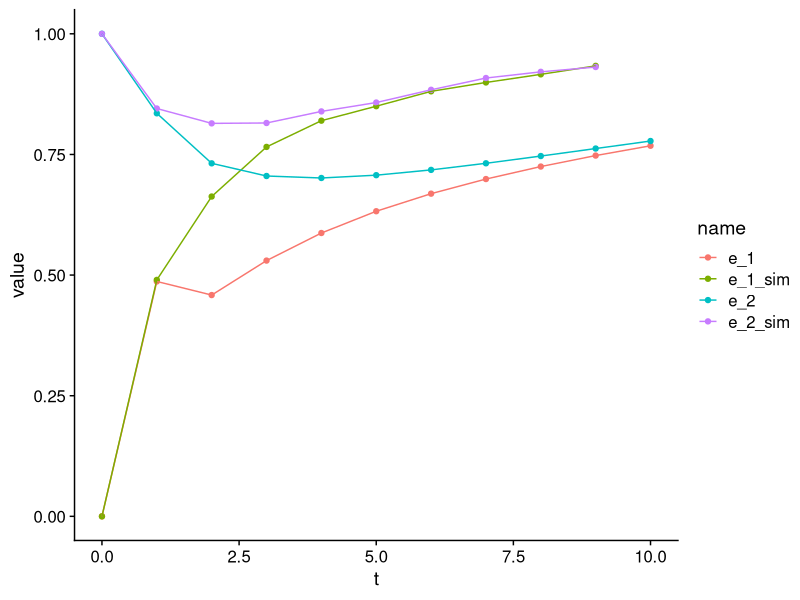

Recreate this plot in R.

# r code ------------------------------------------------------------------


library(tidyverse)
library(cowplot)
theme_set(cowplot::theme_cowplot())
# functions

# offspring functions for type 1 and type 2 with poisson 
# degree dist
g_X_1 <- function(s1, s2, lin, lout, pin) {
  ans <- exp(lin * pin * (s1-1)) * exp(lout * pin * (s2-1))
  return(ans)
}

g_X_2 <- function(s1, s2, lin, lout, pin) {
  ans <- exp(lin * pin * (s2-1)) * exp(lout * pin * (s1-1))
  return(ans)
}

# initial conditions, we always start with a seed from com 1
gic_1 <- function(s1, s2) s1

# pgf for the number of nodes at time t
G_N_t <- function(s1, s2, t, lin, lout, pin){
  if(t > 0){ # have to iterate the pgf at least one
    for(t_i in t:1){ # iterate the function t times
      new_s1 <- g_X_1(s1, s2, lin, lout, pin)
      new_s2 <- g_X_2(s1, s2, lin, lout, pin)
      s1 <- new_s1
      s2 <- new_s2
    }
  }
  
  ans = gic_1(s1, s2) # apply initial conditions
  return(ans)
}

# pgf for for N(t) > 0
G_Y_t <- function(s1, s2, t, lin = 8, lout = 2, pin = 0.05){
  if(t>=0){
    # find the prob of process ending at t
    G_N_t_num <- G_N_t(0,0,t, lin, lout, pin)
    
    # create pgf for G_Y_t by subtracting G_N_t_num and normalising it
    ans <- ((G_N_t(s1, s2, t, lin, lout, pin) - G_N_t_num) / (1 - G_N_t_num))
  } else{
    ans <- 0
  }
  return(ans)
}

# pgf for P(N_1(t) = k_1, N_2(t) = k_2 | N(t-1) > 0)
G_H_t <- function(s1, s2, t, lin = 8, lout = 2, pin = 0.05){
  if(t>=0){
    
    G_Y_t_num <- G_Y_t( # iterate G_Y_t again t - 1 times then
      # roll the number of offspring forward one generation
      s1 = g_X_1(s1, s2, lin, lout, pin), 
      s2 = g_X_2(s1, s2, lin, lout, pin),
      t-1, lin, lout, pin)
    ans <- G_Y_t_num
  } else{
    ans <- 0
  }
  return(ans)
}

G_C1_t <- function(s1 = 0, s2 = 1, t, lin = 8, lout = 2, pin = 0.05){
  if(t == 0){
    ans <- NA
  } else if(t>=1) {
    ans <- G_N_t( # iterate G_Y_t again t - 1 times then
      # roll the number of offspring forward one generation
      s1 = s1,
      s2 = g_X_2(s1, s2, lin, lout, pin),
      t-1, lin, lout, pin)
  } else{
    ans <- 0
  }
  return(ans)
}

G_C2_t <- function(s1 = 1, s2 = 0, t, lin = 8, lout = 2, pin = 0.05){
  if(t == 0){
    ans <- NA
  } else if(t>=1) {
    ans <- G_N_t( # iterate G_Y_t again t - 1 times then
      # roll the number of offspring forward one generation
      s1 = g_X_1(s1, s2, lin, lout, pin),
      s2 = s2,
      t-1, lin, lout, pin)
  } else{
    ans <- 0
  }
  return(ans)
}

# create hazards ----------------------------------------------------------

pin <- 0.09
lin <- 8
lout <- 2
(lout + lin) * pin


full_sur_dis_df <- tibble(t = 0:10) %>% 
  rowwise() %>%
  mutate(
    
    hazard_1 = G_H_t(0,1,t,lin, lout, pin),
    hazard_2 = G_H_t(1,0,t,lin, lout, pin),
    hazard_b = G_H_t(0,0,t,lin, lout, pin),
    
    q_1 = G_N_t(0,1,t,lin, lout, pin),
    q_2 = G_N_t(1,0,t,lin, lout, pin),
    q_b = G_N_t(0,0,t,lin, lout, pin),
    
  ) %>% 
  ungroup() %>% 
  mutate(
    
    e_1 = 0,
    e_2 = c(1,rep(0,n()-1)),
    ce_1 = 0,
    ce_2 = c(1,rep(0,n()-1))
  )

for(i in 2:nrow(full_sur_dis_df)){
  
  etm1_1 <- full_sur_dis_df$e_1[i-1]
  hp_1 <- full_sur_dis_df$hazard_1[i]
  
  ce_1 <- G_C1_t(t = full_sur_dis_df$t[i],lin = lin, lout = lout, pin = pin)
  full_sur_dis_df$ce_1[i] <- ce_1
  full_sur_dis_df$e_1[i] <- ce_1 * etm1_1 + hp_1 * (1 - etm1_1)
  
  
  etm1_2 <- full_sur_dis_df$e_2[i-1]
  hp_2 <- full_sur_dis_df$hazard_2[i]
  
  ce_2 <- G_C2_t(t = full_sur_dis_df$t[i],lin = lin, lout = lout, pin = pin)
  full_sur_dis_df$ce_2[i] <- ce_2
  full_sur_dis_df$e_2[i] <- ce_2 * etm1_2 + hp_2 * (1 - etm1_2)
}


# simulation code ---------------------------------------------------------


# function to sim bp
bp_sim <- function(Z_mat, lin = 8, lout = 2, 
                   pin = 0.09, pout = 0.09){
  # initial seed
  Z_mat[1,] <-c(1,0) # save the results the matrix
  for(i in 2:nrow(Z_mat)){ # simulate the process
    Z_new <- c(0,0)
    Z_old <- Z_mat[i-1,]
    # generate offspring from type 1
    Z_new[1] <- rpois(Z_old[1], lin * pin) %>% sum
    Z_new[2] <- rpois(Z_old[1], lout * pout) %>% sum
    
    # generate offspring from type 2 and add to the total
    Z_new[2] <- Z_new[2] + rpois(Z_old[2], lin * pin) %>% sum
    Z_new[1] <- Z_new[1] + rpois(Z_old[2], lout * pout) %>% sum
    
    Z_mat[i,] <- Z_new
    if(Z_new[1] == 0 & Z_new[2] == 0) break
  }
  
  return(Z_mat)
  # return(Z_mat[1:i,])
}

# max 5 gen
res_mat <- matrix(0, ncol = 2, nrow = 10)

no_sims <- 2500
sim_res_df <- tibble(sim = 1:no_sims, sim_list = list(NULL))


for(i in 1:nrow(sim_res_df)){
  res <- 
    bp_sim(res_mat, lin, lout, pin = pin, pout = pin) %>%  # take the emtpy matrix, add the sims
    `colnames<-`(c('S1','S2')) %>% # give the results col names
    as_tibble() %>%  # convert to a tibble
    mutate(t = 0:(n()-1), ST = S1 + S2) %>% # add a generation col, and total
    select(t, everything()) # reorder cols
  
  
  sim_res_df$sim_list[[i]] <- res
  
  if(i %% 500 == 0) print(glue::glue("Currently finished {i} of {nrow(sim_res_df)} ({(i/nrow(sim_res_df)) * 100}%)."))
  
}



full_sur_dis_df

sim_summ_e <-
  sim_res_df %>% unnest(sim_list) %>%
  group_by(sim) %>%
  mutate(
    lag_1 = lag(S1), lag_2 = lag(S2),
  ) %>% ungroup() %>%
  group_by(t) %>% # for each generation t
  summarise(
    # q_1_sim  = 1 - sum(S1 > 0)/no_sims, # find the prob that it is dead for the different types
    # q_2_sim  = 1 - sum(S2 > 0)/no_sims,
    # q_b_sim  = 1 - sum(ST > 0)/no_sims,

    e_1_sim = sum(S1 == 0)/n(),
    e_2_sim = sum(S2 == 0)/n(),

    ce_1 = sum(S1 ==0 & lag_1 == 0)/sum(lag_1 == 0),
    ce_2 = sum(S2 ==0 & lag_2 == 0)/sum(lag_2 == 0),

    h_1 = sum(S1 ==0 & lag_1 > 0)/sum(lag_1 > 0),
    h_2 = sum(S2 ==0 & lag_2 > 0)/sum(lag_2 > 0),

  )
  
  # 
  # %>% 
  # pivot_longer( # bring all the cols that start with q_ into two cols, one
  #   # with the values and the other with the names
  #   starts_with("e_")
  # )

sim_summ_h <- 
  sim_res_df %>% unnest(sim_list) %>% 
  group_by(sim) %>% 
  mutate(
    S1_at_tm1 = lag(S1),
    S2_at_tm1 = lag(S2),
    ST_at_tm1 = lag(ST)
  ) %>% 
  filter(ST_at_tm1 > 0) %>% 
  mutate(
    haz_1 = if_else(S1 == 0, TRUE, FALSE),
    haz_2 = if_else(S2 == 0, TRUE, FALSE),
    haz_b = if_else(ST == 0, TRUE, FALSE),
  ) %>% 
  group_by(t) %>% 
  summarise(
    hazard_1_sim = mean(haz_1),
    hazard_2_sim = mean(haz_2),
    hazard_b_sim = mean(haz_b),
  )

sim_summ_h <- 
  sim_res_df %>% unnest(sim_list) %>% 
  group_by(sim) %>% 
  mutate(
    S1_at_tm1 = lag(S1),
    S2_at_tm1 = lag(S2),
    ST_at_tm1 = lag(ST)
  ) %>% 
  filter(S2_at_tm1 == 0) %>% 
  mutate(
    ce_2 = if_else(S2 == 0, TRUE, FALSE),
    # ce_2 = if_else(S2 == 0, TRUE, FALSE),
    # ce_b = if_else(ST == 0, TRUE, FALSE),
  ) %>% 
  group_by(t) %>% 
  summarise(
    ce_2_sim = mean(ce_2),
    # ce_2_sim = mean(ce_2),
    # ce_b_sim = mean(ce_b),
  )

# plot --------------------------------------------------------------------

com_df <- left_join(full_sur_dis_df, sim_summ_e %>% select(1:3), by = c("t")) %>% 
  pivot_longer(cols = starts_with("e_")) %>% 
  select(t,name,value)


ggplot(com_df, aes(x = t, y = value, color = name)) + 
  geom_point() + 
  geom_line()
